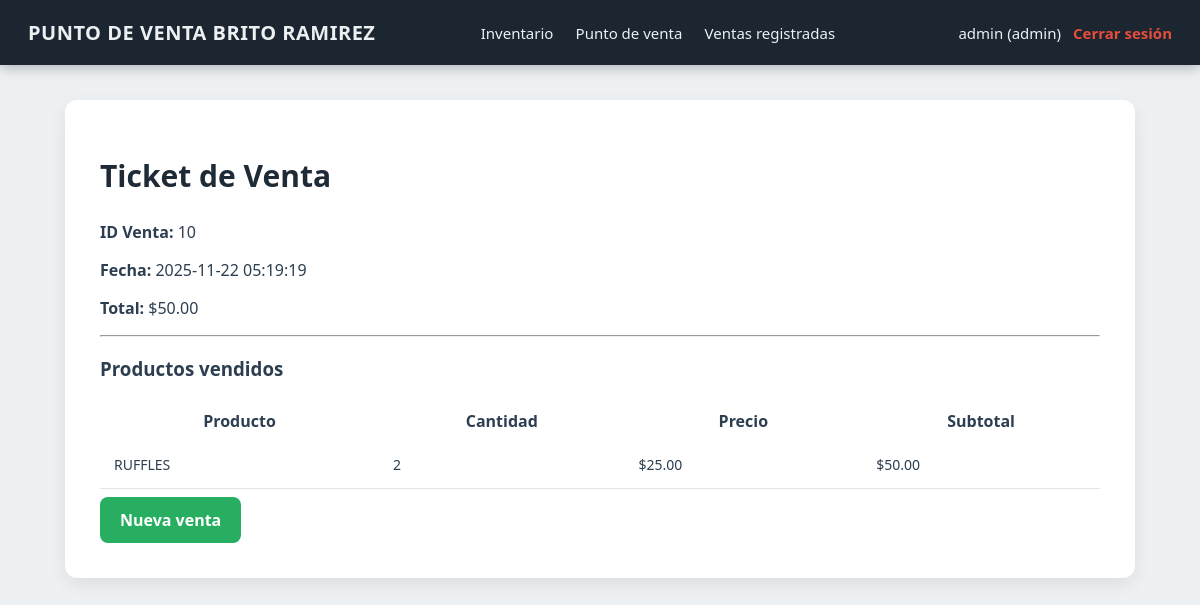
The page /front-end/pages/ticket.php?id_venta=10 (signed in) on the database its author committed.
### tables this page shows
CREATE TABLE `ventas` (
  `id_venta` int(11) NOT NULL,
  `id_usuario` int(11) DEFAULT NULL,
  `fecha` timestamp NOT NULL DEFAULT current_timestamp(),
  `total` decimal(10,2) NOT NULL
);

CREATE TABLE `detalle_venta` (
  `id_detalle` int(11) NOT NULL,
  `id_venta` int(11) NOT NULL,
  `id_producto` int(11) NOT NULL,
  `cantidad` int(11) NOT NULL,
  `precio` decimal(10,2) NOT NULL,
  `precio_unitario` decimal(10,2) NOT NULL,
  `subtotal` decimal(10,2) GENERATED ALWAYS AS (`cantidad` * `precio_unitario`) STORED
);

CREATE TABLE `productos` (
  `id_producto` int(11) NOT NULL,
  `nombre` varchar(120) NOT NULL,
  `descripcion` text DEFAULT NULL,
  `precio` decimal(10,2) NOT NULL,
  `stock` int(11) NOT NULL DEFAULT 0 CHECK (`stock` >= 0),
  `codigo_barras` varchar(50) DEFAULT NULL,
  `creado_en` timestamp NOT NULL DEFAULT current_timestamp(),
  `activo` tinyint(4) DEFAULT 1
);

### back-end/database/Conexion.php (called while the page is built, shortened)
<?php
class Conexion {
    private static $conexion = null;
    public static function getConexion() {
        if (self::$conexion === null) {
            $host = "localhost";
            $user = "root";
            $pass = "Papermariottyd2";
            $db   = "punto_venta";
            self::$conexion = new mysqli($host, $user, $pass, $db);
        }
        return self::$conexion;
    }
}

### back-end/models/Venta.php (called while the page is built, shortened)
<?php
require_once __DIR__ . '/../database/Conexion.php';
class Venta
{
    private $db;
    public function __construct()
    {
        $this->db = Conexion::getConexion();
    }
    public function obtenerTicket($id_venta)
    {
        $stmt = $this->db->prepare("SELECT * FROM ventas WHERE id_venta = ?");
        $stmt->bind_param("i", $id_venta);
        $stmt->execute();
        return $stmt->get_result()->fetch_assoc();
    }
    public function obtenerDetalle($id_venta)
    {
        $stmt = $this->db->prepare("
            SELECT p.nombre, dv.cantidad, dv.precio,
            (dv.cantidad * dv.precio) AS subtotal
            FROM detalle_venta dv
            INNER JOIN productos p ON dv.id_producto = p.id_producto
            WHERE dv.id_venta = ?
        ");
        $stmt->bind_param("i", $id_venta);
        $stmt->execute();
        return $stmt->get_result();
    }
}

### front-end/pages/ticket.php (the view, shortened to what this page needs)
<?php
require_once __DIR__ . '/../../back-end/models/Venta.php';
$id_venta = $_GET['id_venta'] ?? 0;
$ventaModel = new Venta();
$ticket = $ventaModel->obtenerTicket($id_venta);
$detalles = $ventaModel->obtenerDetalle($id_venta);
?>
<!DOCTYPE html>
<html lang="es">
<head>
    <link rel="stylesheet" href="/punto-venta/front-end/assets/css/estilos.css">
</head>
<body>
<?php include __DIR__ . '/../includes/navbar.php'; ?>
<div class="container">
    <h1>Ticket de Venta</h1>
    <?php if ($ticket) { ?>
        <p><strong>ID Venta:</strong> <?= $ticket['id_venta'] ?></p>
        <p><strong>Fecha:</strong> <?= $ticket['fecha'] ?></p>
        <p><strong>Total:</strong> $<?= number_format($ticket['total'], 2) ?></p>
        <hr>
        <h3>Productos vendidos</h3>
        <table>
            <tr>
                <th>Producto</th>
                <th>Cantidad</th>
                <th>Precio</th>
                <th>Subtotal</th>
            </tr>
            <?php while ($d = $detalles->fetch_assoc()) { ?>
                <tr>
                    <td><?= $d['nombre'] ?></td>
                    <td><?= $d['cantidad'] ?></td>
                    <td>$<?= number_format($d['precio'], 2) ?></td>
                    <td>$<?= number_format($d['precio'] * $d['cantidad'], 2) ?></td>
                </tr>
            <?php } ?>
        </table>
    <?php } else { ?>
        <p>No se encontró la venta.</p>
    <?php } ?>
    <a class="btn" href="/punto-venta/front-end/pages/ventas.php">Nueva venta</a>
</div>
</body>
</html>

### front-end/assets/css/estilos.css (style rules this page uses)
body { margin: 0; padding: 0; font-family: 'Segoe UI', Roboto, Arial, sans-serif; background: #eef1f4; color: #2c3e50; }
.container { width: 92%; max-width: 1000px; margin: 100px auto 40px auto; background: #ffffff; padding: 35px; border-radius: 12px; box-shadow: 0 6px 18px rgba(0,0,0,0.08); animation: fadeIn 0.3s ease-in-out; }
h1 { margin-bottom: 25px; font-size: 30px; font-weight: 700; color: #1e2a36; }
table { width: 100%; border-collapse: separate; border-spacing: 0 8px; margin-top: 20px; }
table tbody tr { background: #ffffff; transition: 0.2s; }
table td { padding: 14px; font-size: 14px; border-bottom: 1px solid #e3e6e9; }
.btn { padding: 12px 20px; background: #27ae60; color: white; border-radius: 8px; text-decoration: none; font-weight: 600; display: inline-block; transition: 0.25s; border: none; cursor: pointer; }

### rows shown on the page
ventas: id_venta "10", fecha "2025-11-22 05:19:19", total "50.00"
detalle_venta: id_producto.nombre "RUFFLES", cantidad "2", precio "25.00", $d['precio'] * $d['cantidad'] "50.00"

### other values the page prints
$_SESSION['usuario'] "admin"
$_SESSION['rol'] "admin"
